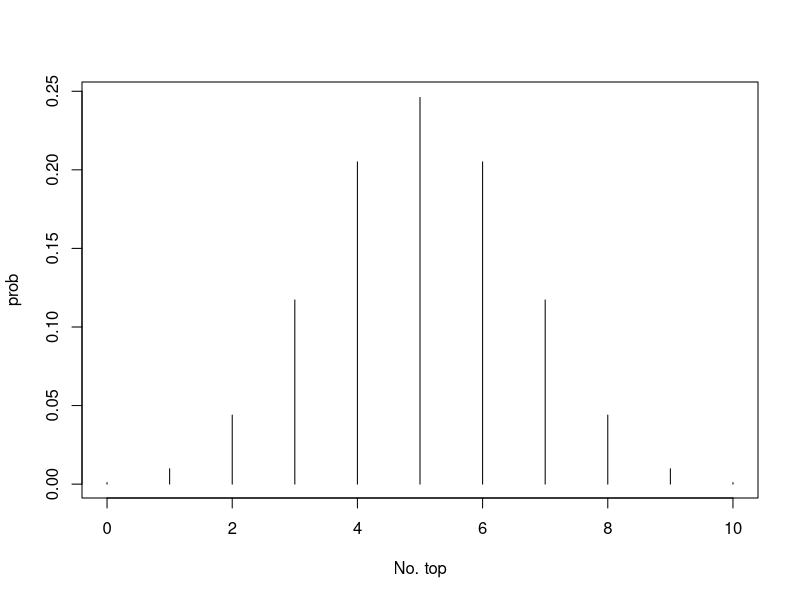
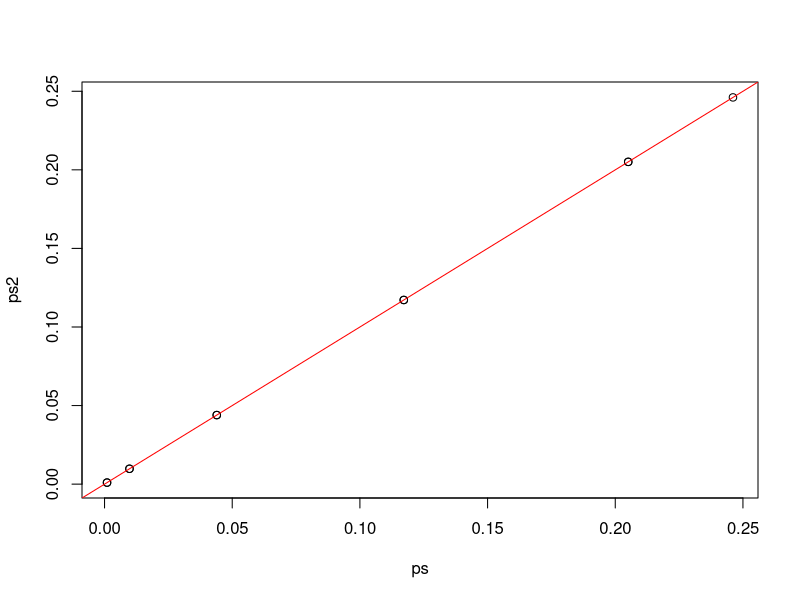
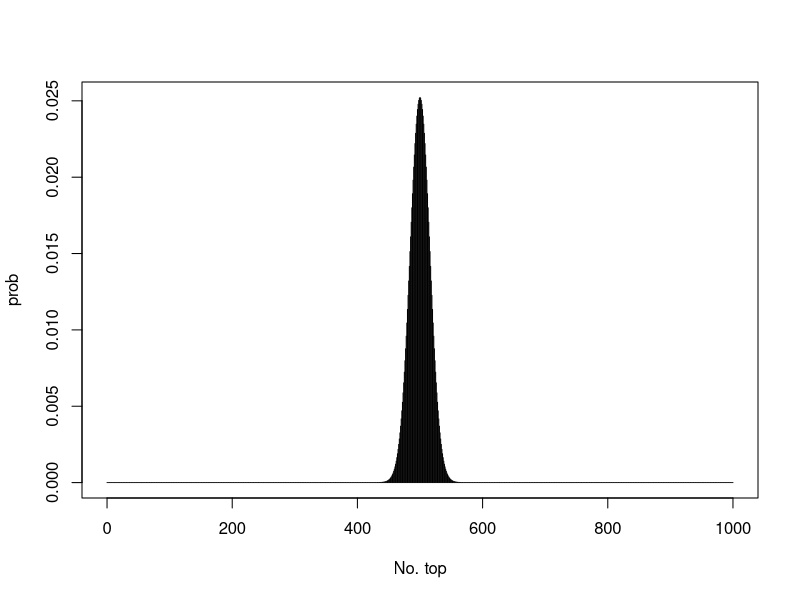
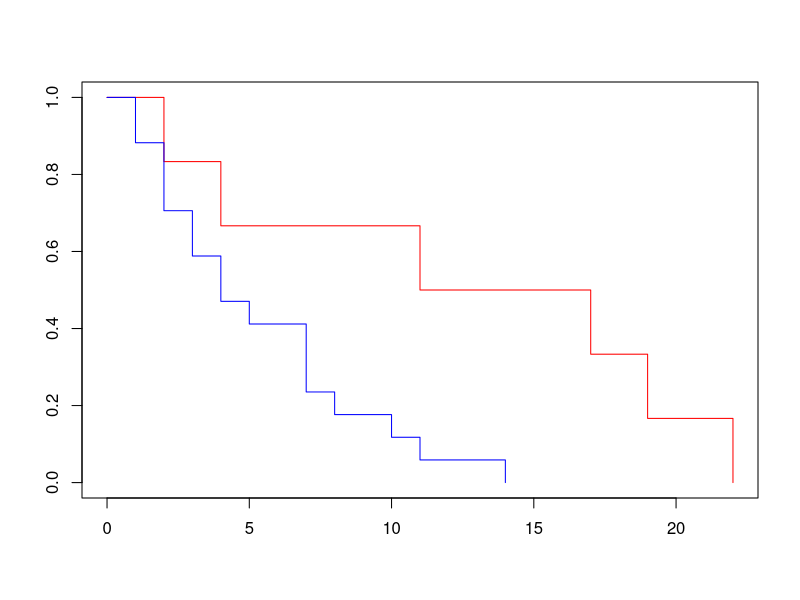
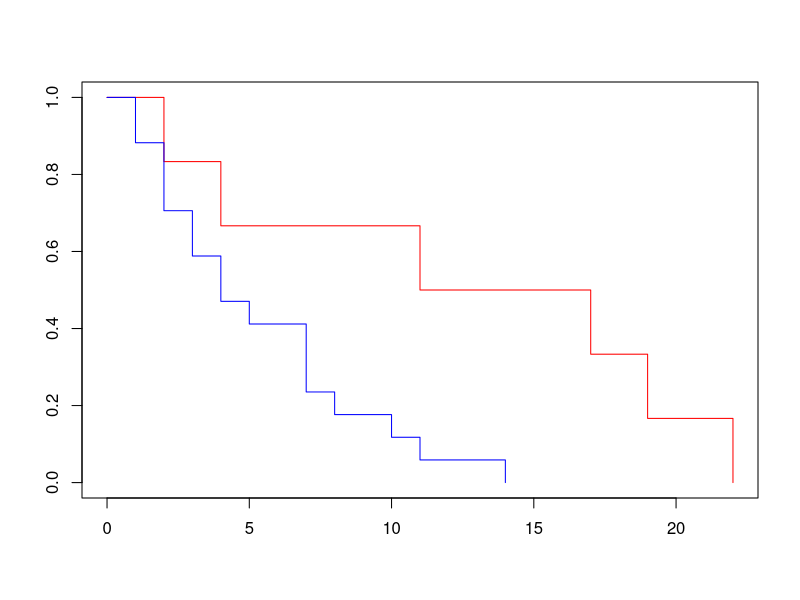

Reproduce these figures in R, in order.
## ---- chunk 1
LiveAyes <- 4
DeadAyes <- 6

LiveAno <- 4
DeadAno <- 5

K <- matrix(c(LiveAyes,LiveAno,DeadAyes,DeadAno),2,2)
print(K)
## ---- chunk 2
factorial(3)
## ---- chunk 3
factorial(10) / (factorial(3) * factorial(7)) * (0.5)^10
## ---- chunk 4
exp(lfactorial(1000)-lfactorial(498)-lfactorial(502) + 1000 * log(0.5))
## ---- chunk 5
p010 <- factorial(10) / (factorial(0) * factorial(10)) * (0.5)^10
p19 <- factorial(10) / (factorial(1) * factorial(9)) * (0.5)^10
p28 <- factorial(10) / (factorial(2) * factorial(8)) * (0.5)^10
p37 <- factorial(10) / (factorial(3) * factorial(7)) * (0.5)^10
p46 <- factorial(10) / (factorial(4) * factorial(6)) * (0.5)^10
p55 <- factorial(10) / (factorial(5) * factorial(5)) * (0.5)^10
p64 <- factorial(10) / (factorial(6) * factorial(4)) * (0.5)^10
p73 <- factorial(10) / (factorial(7) * factorial(3)) * (0.5)^10
p82 <- factorial(10) / (factorial(8) * factorial(2)) * (0.5)^10
p91 <- factorial(10) / (factorial(9) * factorial(1)) * (0.5)^10
p100 <- factorial(10) / (factorial(10) * factorial(0)) * (0.5)^10

ps <- c(p010,p19,p28,p37,p46,p55,p64,p73,p82,p91,p100)
plot(0:10,ps,type="h",xlab = "No. top", ylab="prob")
## ---- chunk 6
sum(ps)
## ---- chunk 7
p.value <- p010 + p19 + p28 + p37 + p73 + p82 + p91 + p100
print(p.value)
# または、sum(ps[c(1:4,8:11))
## ---- chunk 8
ps2 <- rep(0, 11) 
for(i in 1:11){
  n.omote <- i-1
  ps2[i] <- factorial(10) / (factorial(n.omote) * factorial(10-n.omote)) * (0.5)^10
}
plot(ps,ps2) # べたに計算した場合と同じ結果が得られる。
abline(a = 0, b = 1,col="red") # y = b * x + a の直線を補助線として引きます
## ---- chunk 9
ps3 <- rep(0,1001)
for(i in 1:1001){
  n.omote <- i-1
  ps3[i] <- exp(lfactorial(1000)-lfactorial(n.omote)-lfactorial(1000-n.omote) + 1000 * log(0.5))
}
plot(0:1000,ps3,type="h",xlab = "No. top", ylab="prob")
## ---- chunk 10
sum(ps3) # 1になります
## ---- chunk 11
p.value <- sum(ps3[c(0:499,503:1001)])
print(p.value)
## ---- chunk 12
print(K)
## ---- chunk 13
K <- matrix(c(4,4,5,6),2,2)
K
fisher.test(K)
## ---- chunk 14
K <- matrix(c(4,4,6,5),2,2)
out <- fisher.test(K)
print(out)
out$p.value
## ---- chunk 15
chisq.test(K)
## ---- chunk 16
library(epitools) # パッケージepitoolsを使う
out <- oddsratio(K,method="wald") # oddsratio()関数を使い、methodとして"wald"法を指定する
print(out)
## ---- chunk 17
library(epitools)
## ---- chunk 18
oddsratio(K,method="wald")
## ---- chunk 19
# A 6人、B 17人です
group <- c("A","A","A","A","A","A","B","B","B","B","B","B","B","B","B","B","B","B","B","B","B","B","B")
# このようにすることもできます。
# group <- c(rep("A",6),rep("B",17))
group
## ---- chunk 20
time <- c(4,2,22,19,17,11,2,11,4,14,3,3,7,10,7,5,1,2,7,8,4,1,2)
time
## ---- chunk 21
state <- c(1,1,1,1,1,1,1,1,1,1,1,1,1,1,1,1,1,1,1,1,1,1,1)
# state <- rep(1,23)
## ---- chunk 22
library(survival) # survivalパッケージを読み込んで使える状態にします
# 入力して作った、group,time,stateから、survivalパッケージが扱いやすい形式にします
# timeとstateの入力情報をSurv()という関数で処理して、Surv.dataという形式に直します
Surv.data <- Surv(time,state)
# それを、群ごとに分けて、生死の時間変化解析を実施します
# survfit()という関数がそれをしてくれます
# survfit()関数に、timeとstateの情報からできたSurv.dataをgroupとgroupを "~"でつなぐことで
# 生死の時間変化について、groupで区別しながら解析せよ、と教えています
surv.out <- survfit(Surv.data ~ group)
## ---- chunk 23
# その結果をプロットします。2群の色を赤と青に指定しています。
plot(surv.out,col=c("red","blue"))
## ---- chunk 24
test.out <- survdiff(Surv.data ~ group,rho = 0)
test.out
## ---- chunk 25
# データの入力
# ここで、エクセルファイルを読み込むコマンドを書いてももちろん良いです
group <- c(rep("A",6),rep("B",17))
time <- c(4,2,22,19,17,11,2,11,4,14,3,3,7,10,7,5,1,2,7,8,4,1,2)
state <- c(1,1,1,1,1,1,1,1,1,1,1,1,1,1,1,1,1,1,1,1,1,1,1)

# 解析
library(survival) # survivalパッケージを読み込んで使える状態にします
Surv.data <- Surv(time,state)
surv.out <- survfit(Surv.data ~ group)

# サバイバルカーブの描画
plot(surv.out,col=c("red","blue"))
# ログ・ランク検定
test.out <- survdiff(Surv.data ~ group,rho = 0)
test.out
## ---- chunk 26
# 乱数を使ったデータ生成ですが、上の例と同じデータが生成されるように、乱数発生の仕方をコントロールするためのおまじないです
set.seed(123456)

pa <- 0.1
# (0または1)を確率(1-pa,pa)で選んで乱数発生する。ただし、発生する乱数の数は1個
sample(c(0,1),1,prob=c(1-pa,pa),replace=TRUE) 
## ---- chunk 27
s <- sample(c(0,1),100,prob=c(1-pa,pa),replace=TRUE) 
s
## ---- chunk 28
which.max(s)
## ---- chunk 29
one.address <- which(s==1) # 1が立っている番地を取り出す
diff.one.ad <- diff(one.address)
diff.one.ad
## ---- chunk 30
pb <- 0.2
sb <- sample(c(0,1),100,prob=c(1-pb,pb),replace=TRUE) 
one.address.b <- which(sb==1) # 1が立っている番地を取り出す
diff.one.ad.b <- diff(one.address.b)
diff.one.ad.b
